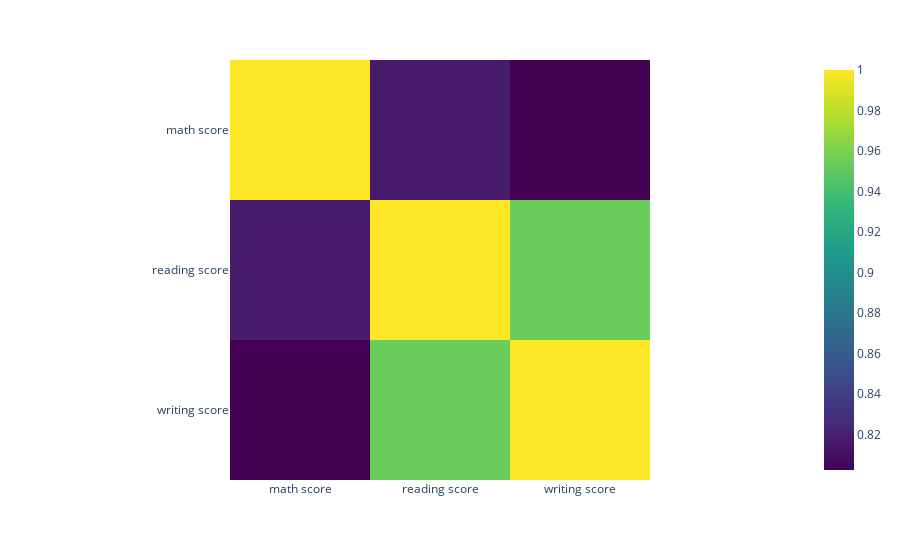

Notebook code cell kept with this figure:
### Markdown cell above
Z wykresu można odczytać predyspozycje płci z poszczególnych egzaminów, 
jak również zauważyć zależność otrzymania dobrego wyniku z egzaminu.

Analizując wykres można zauważyć dużą relację pomiędzy dobrym wynikiem z części pisemnej jak i czytanej.

Do sprawdzenia tej hipotezy posłużono się typem wykresu heatmap.

### Code cell
correlation = df.corr()
fig = px.imshow(correlation,color_continuous_scale='viridis')
fig.show()

### Figure 1 — Plotly figure (JSON) as saved in the notebook; plotly's stock layout.template omitted (floating-point values rounded to 4 significant figures)
{"data": [{"coloraxis": "coloraxis", "hovertemplate": "x: %{x}<br>y: %{y}<br>color: %{z}<extra></extra>", "name": "0", "type": "heatmap", "x": ["math score", "reading score", "writing score"], "xaxis": "x", "y": ["math score", "reading score", "writing score"], "yaxis": "y", "z": [[1, 0.8176, 0.8026], [0.8176, 1, 0.9546], [0.8026, 0.9546, 1]]}], "layout": {"coloraxis": {"colorscale": [[0, "#440154"], [0.1111, "#482878"], [0.2222, "#3e4989"], [0.3333, "#31688e"], [0.4444, "#26828e"], [0.5556, "#1f9e89"], [0.6667, "#35b779"], [0.7778, "#6ece58"], [0.8889, "#b5de2b"], [1, "#fde725"]]}, "margin": {"t": 60}, "xaxis": {"anchor": "y", "constrain": "domain", "domain": [0, 1], "scaleanchor": "y"}, "yaxis": {"anchor": "x", "autorange": "reversed", "constrain": "domain", "domain": [0, 1]}}}
